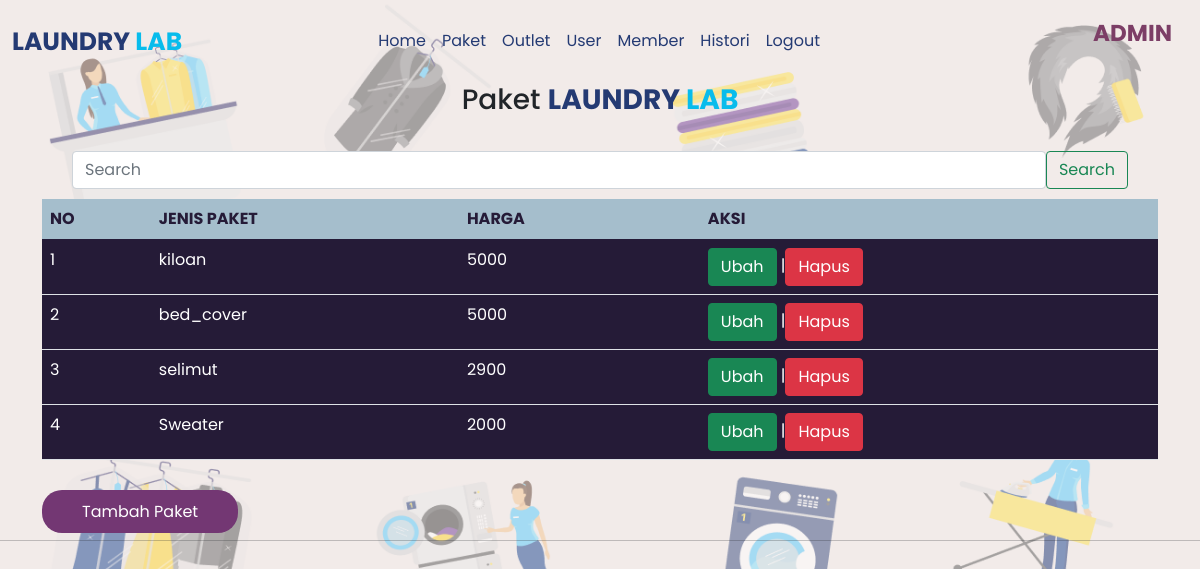
The app's page /laundry_ukl/admin/paket/paket.php (signed in) with its own data.
### tables this page shows
CREATE TABLE `paket` (
  `id_paket` int(11) NOT NULL,
  `jenis` varchar(50) NOT NULL,
  `harga` int(11) NOT NULL
);

### laundry_ukl/admin/paket/paket.php (the view, shortened to what this page needs)
<?php
include "../header.php";
?>
<head>
    <link rel="stylesheet" href="../style1.css">
</head>
<body>
<div class="container rounded" >
    <div class="nama">
        <h3 align="center" style="margin:0px 0 35px;">Paket <b>LAUNDRY <span>LAB</span></b> </h3>
    </div>
        <form method="post" style="margin:30px 30px 10px" action="paket.php" class="d-flex">
            <input class="form-control" type="search" name="cari" placeholder="Search" aria-label="Search">
            <button class="btn btn-outline-success" type ="submit">Search</button>
        </form>
        <div class="background">
        <table class="table" style="background-color:#251B37;color:white">
            <thead style="background-color:#A5BECC ;color:#251B37 ">
                <tr>
                    <th>NO</th>
                    <th>JENIS PAKET</th>
                    <th>HARGA</th><th></th>
                    <th>AKSI</th>
                </tr>
            </thead>
            <div class="row">
                    <?php
                        include "../../koneksi.php";
                        if(isset($_POST['cari'])){
                            $cari = $_POST['cari'];
                            $qry_paket=mysqli_query($conn, "select * from paket where id_paket = '$cari' or jenis like '%$cari%' ");
                        }
                        else{
                            $qry_paket = mysqli_query($conn, "select * from paket");
                        }
                        $no = 0;
                        while ($dt_paket = mysqli_fetch_array($qry_paket)) {
                            $no++;
                    ?>
                        <tr>
                            <td><?=$no?>
                            </td><td><?=$dt_paket['jenis']?></td>
                            <td><?=$dt_paket['harga']?></td><th></th>
                            <td><a href="ubah_paket.php?id_paket=<?=$dt_paket['id_paket']?>" class="btn btn-success">Ubah<a>
                                |<a href="hapus_paket.php?id_paket=<?=$dt_paket['id_paket']?>"
                                onclick="return confirm('Apakah anda yakin menghapus data ini?')" class="btn btn-danger">Hapus</a></td>
                        </tr>
                    <?php
                    }
                    ?>
            </div>
        </table>
    </div>
    <div>
        <br>
        <a href="tambah_paket.php" class="btn-paket">Tambah Paket</a>
    </div>
</div>
</body>
<?php
include "../../footer.php";
?>

### laundry_ukl/admin/style1.css (style rules this page uses)
* { font-family: 'Poppins'; }
body { background:url("../background7.png"); background-size: cover; }
.background { background-color: white; }

### laundry_ukl/admin/header.php (style rules this page uses)
* { font-family: 'Poppins'; }

### laundry_ukl/admin/paket/paket.php (style rules this page uses)
.btn-paket { background-color:#733773; color:white ; padding:10px 40px; border-radius:20px; text-decoration: none; }
.nama b { color:#243A73; }
.nama span { color:#08BCEC; }
body { background:url("/LAUNDRY_UKL/background7.png"); background-repeat: no-repeat; background-size: cover; }
.background { background-color: white; }

### records on screen
paket: jenis "kiloan", harga "5000"
paket: jenis "bed_cover", harga "5000"
paket: jenis "selimut", harga "2900"
paket: jenis "Sweater", harga "2000"
